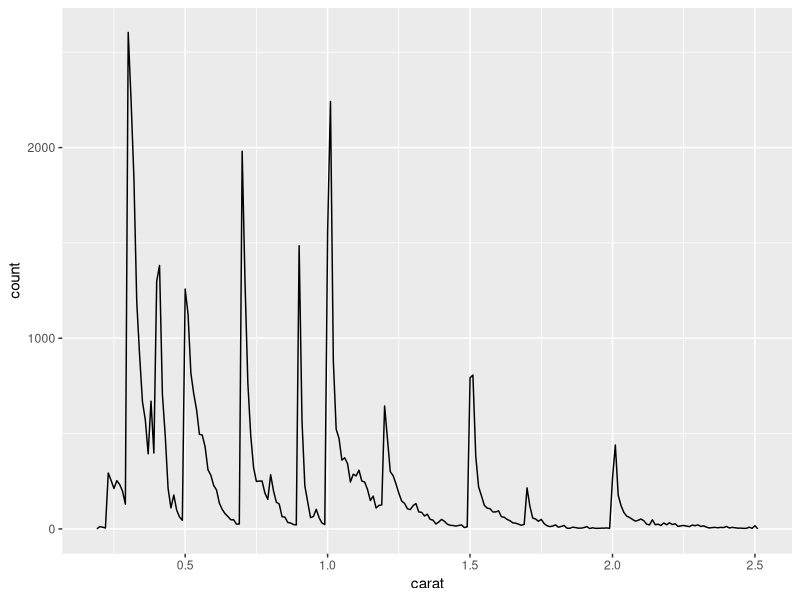
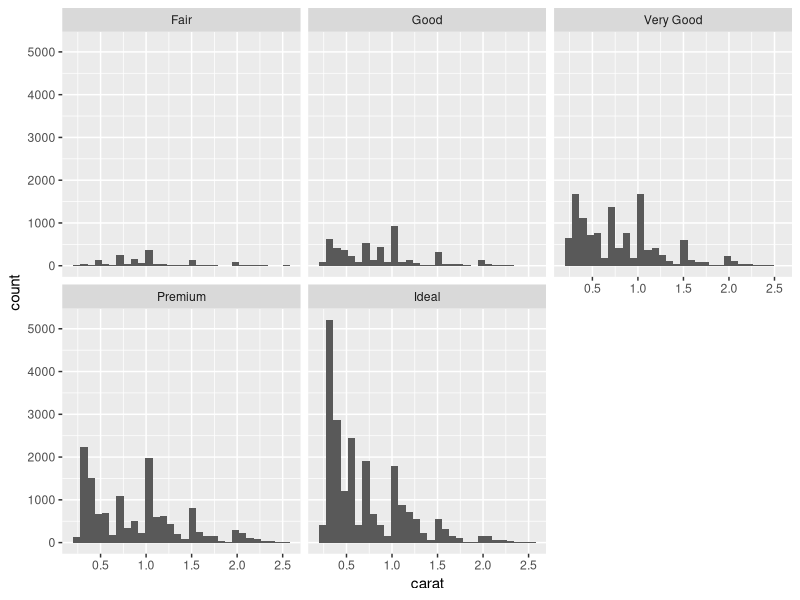
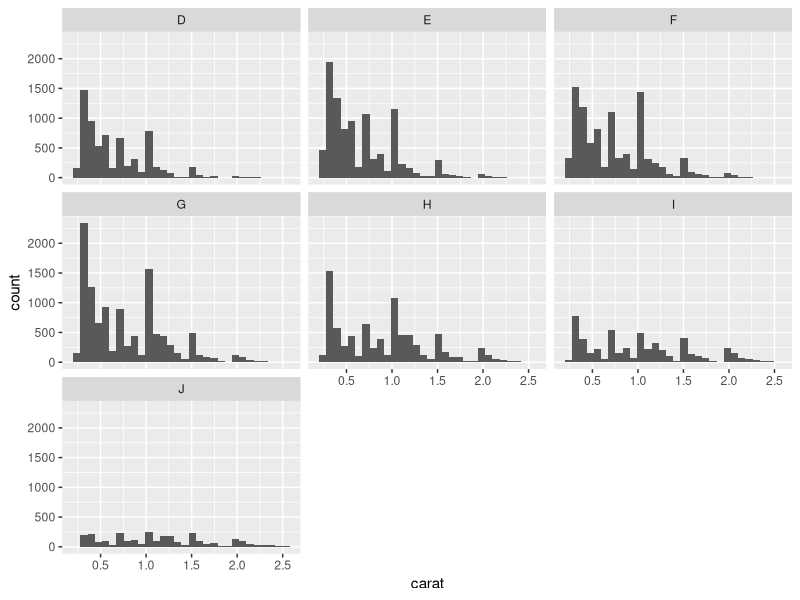
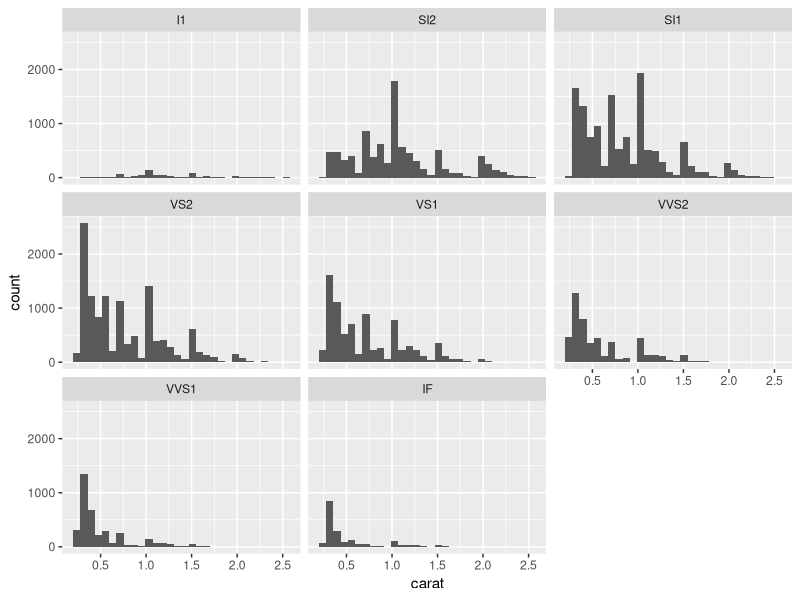

Here is the R script that generated these plots, in order:
## ---- chunk 1
library(ggplot2)
library(dplyr)

knitr::opts_chunk$set(echo=FALSE)

smaller <- diamonds %>% 
  filter(carat <= 2.5)
## ---- chunk 2
smaller %>% 
  ggplot(aes(carat)) + 
  geom_freqpoly(binwidth = 0.01)
## ---- chunk 3
smaller %>% 
  group_by(cut) %>%
  ggplot(aes(x=carat)) + 
    geom_histogram(bins=30) +
    facet_wrap(~cut)
## ---- chunk 4
smaller %>% 
  group_by(color) %>%
  ggplot(aes(x=carat)) + 
    geom_histogram(bins=30) +
    facet_wrap(~color)
## ---- chunk 5
smaller %>% 
  group_by(clarity) %>%
  ggplot(aes(x=carat)) + 
    geom_histogram(bins=30) +
    facet_wrap(~clarity)
